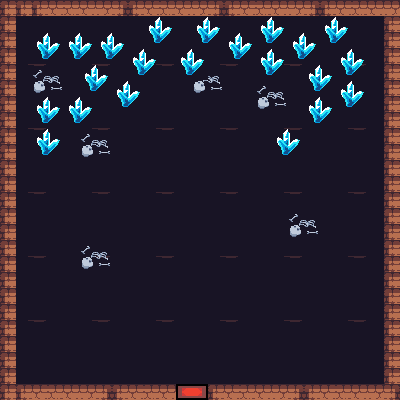

Below is a game level as drawn by its tile map, then a one-line description and the .tmx file that defines it, in full:
An orthogonal 25x25 tile map with 16x16 px tiles, 2 tile layers (floor, decorations), 2 tilesets and 31 objects (27x collision, exit_house, spawn_house, princess_path1, princess_path2).

<map version="1.9" tiledversion="1.9.2" orientation="orthogonal" renderorder="right-down" width="25" height="25" tilewidth="16" tileheight="16" infinite="0" nextlayerid="5" nextobjectid="36">
 <tileset firstgid="1" source="house.tsx" />
 <tileset firstgid="776" source="dungeon.tsx" />
 <layer id="1" name="floor" width="25" height="25">
  <data encoding="csv">
904,904,904,905,906,907,908,909,904,905,906,907,908,909,904,905,906,907,908,909,904,905,906,907,908,
904,946,947,948,945,946,947,948,945,946,947,948,945,946,947,948,945,946,947,948,945,946,947,948,904,
904,962,963,964,961,962,963,964,961,962,963,964,961,962,963,964,961,962,963,964,961,962,963,964,904,
904,978,979,980,977,978,979,980,977,978,979,980,977,978,979,980,977,978,979,980,977,978,979,980,904,
904,930,931,932,929,930,931,932,929,930,931,932,929,930,931,932,929,930,931,932,929,930,931,932,904,
904,946,947,948,945,946,947,948,945,946,947,948,945,946,947,948,945,946,947,948,945,946,947,948,904,
904,962,963,964,961,962,963,964,961,962,963,964,961,962,963,964,961,962,963,964,961,962,963,964,904,
904,978,979,980,977,978,979,980,977,978,979,980,977,978,979,980,977,978,979,980,977,978,979,980,904,
904,930,931,932,929,930,931,932,929,930,931,932,929,930,931,932,929,930,931,932,929,930,931,932,904,
904,946,947,948,945,946,947,948,945,946,947,948,945,946,947,948,945,946,947,948,945,946,947,948,904,
904,962,963,964,961,962,963,964,961,962,963,964,961,962,963,964,961,962,963,964,961,962,963,964,904,
904,978,979,980,977,978,979,980,977,978,979,980,977,978,979,980,977,978,979,980,977,978,979,980,904,
904,930,931,932,929,930,931,932,929,930,931,932,929,930,931,932,929,930,931,932,929,930,931,932,904,
904,946,947,948,945,946,947,948,945,946,947,948,945,946,947,948,945,946,947,948,945,946,947,948,904,
904,962,963,964,961,962,963,964,961,962,963,964,961,962,963,964,961,962,963,964,961,962,963,964,904,
904,978,979,980,977,978,979,980,977,978,979,980,977,978,979,980,977,978,979,980,977,978,979,980,904,
904,930,931,932,929,930,931,932,929,930,931,932,929,930,931,932,929,930,931,932,929,930,931,932,904,
904,946,947,948,945,946,947,948,945,946,947,948,945,946,947,948,945,946,947,948,945,946,947,948,904,
904,962,963,964,961,962,963,964,961,962,963,964,961,962,963,964,961,962,963,964,961,962,963,964,904,
904,978,979,980,977,978,979,980,977,978,979,980,977,978,979,980,977,978,979,980,977,978,979,980,904,
904,930,931,932,929,930,931,932,929,930,931,932,929,930,931,932,929,930,931,932,929,930,931,932,904,
904,946,947,948,945,946,947,948,945,946,947,948,945,946,947,948,945,946,947,948,945,946,947,948,904,
904,962,963,964,961,962,963,964,961,962,963,964,961,962,963,964,961,962,963,964,961,962,963,964,904,
904,978,979,980,977,978,979,980,977,978,979,980,977,978,979,980,977,978,979,980,977,978,979,980,904,
904,904,905,906,907,908,909,904,905,906,907,495,496,904,905,906,907,908,909,904,905,906,907,908,909
</data>
 </layer>
 <layer id="4" name="decorations" width="25" height="25">
  <data encoding="csv">
0,0,0,0,0,0,0,0,0,0,0,0,0,0,0,0,0,0,0,0,0,0,0,0,0,
0,0,0,0,0,0,0,0,0,850,851,0,850,851,0,0,850,851,0,0,850,851,0,0,0,
0,0,850,851,850,851,850,851,0,866,867,0,866,867,850,851,866,867,850,851,866,867,0,0,0,
0,0,866,867,866,867,866,867,850,851,0,850,851,0,866,867,850,851,866,867,0,850,851,0,0,
0,0,854,855,0,850,851,0,866,867,0,866,867,855,0,0,866,867,0,850,851,866,867,0,0,
0,0,870,871,0,866,867,850,851,0,0,0,870,871,0,0,854,855,0,866,867,850,851,0,0,
0,0,850,851,850,851,0,866,867,0,0,0,0,0,0,0,870,871,0,850,851,866,867,0,0,
0,0,866,867,866,867,0,0,0,0,0,0,0,0,0,0,0,0,0,866,867,0,0,0,0,
0,0,850,851,0,854,855,0,0,0,0,0,0,0,0,0,0,850,851,0,0,0,0,0,0,
0,0,866,867,0,870,871,0,0,0,0,0,0,0,0,0,0,866,867,0,0,0,0,0,0,
0,0,0,0,0,0,0,0,0,0,0,0,0,0,0,0,0,0,0,0,0,0,0,0,0,
0,0,0,0,0,0,0,0,0,0,0,0,0,0,0,0,0,0,0,0,0,0,0,0,0,
0,0,0,0,0,0,0,0,0,0,0,0,0,0,0,0,0,0,0,0,0,0,0,0,0,
0,0,0,0,0,0,0,0,0,0,0,0,0,0,0,0,0,0,854,855,0,0,0,0,0,
0,0,0,0,0,0,0,0,0,0,0,0,0,0,0,0,0,0,870,871,0,0,0,0,0,
0,0,0,0,0,854,855,0,0,0,0,0,0,0,0,0,0,0,0,0,0,0,0,0,0,
0,0,0,0,0,870,871,0,0,0,0,0,0,0,0,0,0,0,0,0,0,0,0,0,0,
0,0,0,0,0,0,0,0,0,0,0,0,0,0,0,0,0,0,0,0,0,0,0,0,0,
0,0,0,0,0,0,0,0,0,0,0,0,0,0,0,0,0,0,0,0,0,0,0,0,0,
0,0,0,0,0,0,0,0,0,0,0,0,0,0,0,0,0,0,0,0,0,0,0,0,0,
0,0,0,0,0,0,0,0,0,0,0,0,0,0,0,0,0,0,0,0,0,0,0,0,0,
0,0,0,0,0,0,0,0,0,0,0,0,0,0,0,0,0,0,0,0,0,0,0,0,0,
0,0,0,0,0,0,0,0,0,0,0,0,0,0,0,0,0,0,0,0,0,0,0,0,0,
0,0,0,0,0,0,0,0,0,0,0,0,0,0,0,0,0,0,0,0,0,0,0,0,0,
0,0,0,0,0,0,0,0,0,0,0,0,0,0,0,0,0,0,0,0,0,0,0,0,0
</data>
 </layer>
 <objectgroup id="3" name="Objects">
  <object id="1" name="exit_house" x="176.387" y="381.223" width="30.5832" height="17.0697" />
  <object id="2" name="spawn_house" x="190.612" y="338.549">
   <point />
  </object>
  <object id="4" name="princess_path1" x="190.656" y="96.606" width="17.0697" height="17.0697" />
  <object id="8" name="collision" x="0" y="-0.711238" width="399.716" height="16.3585" />
  <object id="9" name="collision" x="384.068" y="14.936" width="15.6472" height="384.78" />
  <object id="10" name="collision" x="0.711238" y="15.6472" width="13.5135" height="384.068" />
  <object id="11" name="collision" x="14.2248" y="382.646" width="157.895" height="16.3585" />
  <object id="12" name="collision" x="209.104" y="384.068" width="173.542" height="15.6472" />
  <object id="13" name="princess_path2" x="191.333" y="254.667" width="17.3333" height="17.3333" />
  <object id="14" name="collision" x="33.3333" y="31.3333" width="27.3333" height="30.6667" />
  <object id="15" name="collision" x="67.3333" y="31.3333" width="24.6667" height="28.6667" />
  <object id="16" name="collision" x="34" y="95.3333" width="26" height="31.3333" />
  <object id="17" name="collision" x="33.3333" y="127.333" width="26.6667" height="28.6667" />
  <object id="18" name="collision" x="68" y="94" width="24" height="30.6667" />
  <object id="19" name="collision" x="82" y="63.3333" width="26.6667" height="28" />
  <object id="20" name="collision" x="114" y="80" width="25.3333" height="27.3333" />
  <object id="21" name="collision" x="130.667" y="49.3333" width="24" height="26" />
  <object id="22" name="collision" x="146" y="17.3333" width="26.6667" height="25.3333" />
  <object id="23" name="collision" x="176.667" y="45.3333" width="26.6667" height="28" />
  <object id="24" name="collision" x="193.333" y="17.3333" width="26.6667" height="26.6667" />
  <object id="25" name="collision" x="224.667" y="30.6667" width="27.3333" height="29.3333" />
  <object id="26" name="collision" x="256.667" y="16" width="28" height="27.3333" />
  <object id="27" name="collision" x="323.333" y="16.6667" width="24" height="28" />
  <object id="28" name="collision" x="336.667" y="48" width="27.3333" height="27.3333" />
  <object id="29" name="collision" x="339.333" y="79.3333" width="24.6667" height="28" />
  <object id="30" name="collision" x="307.333" y="64" width="24" height="28.6667" />
  <object id="31" name="collision" x="306" y="97.3333" width="26" height="26.6667" />
  <object id="32" name="collision" x="276.667" y="128.667" width="23.3333" height="28" />
  <object id="33" name="collision" x="258.667" y="48" width="24" height="26.6667" />
  <object id="34" name="collision" x="290" y="32.6667" width="26.6667" height="26.6667" />
  <object id="35" name="collision" x="99.3333" y="31.3333" width="24" height="27.3333" />
 </objectgroup>
</map>
